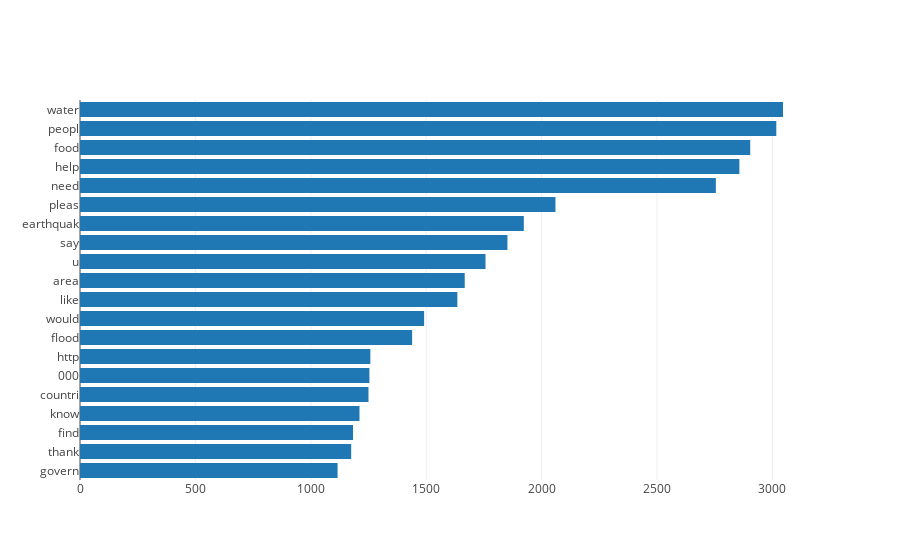

The notebook cell this image was saved under:
### Code cell
trace1 = go.Bar(
    y=counts_to_plot.index.tolist(),
    x=counts_to_plot.values.tolist(),
    name='Most frequent tokens',
    orientation='h'
)

data = [trace1]
layout = go.Layout(
)

fig = go.Figure(data=data, layout=layout)
iplot(fig)

### Figure 1 — Plotly figure (JSON) as saved in the notebook; plotly's stock layout.template omitted (floating-point values rounded to 4 significant figures)
{"data": [{"name": "Most frequent tokens", "orientation": "h", "type": "bar", "uid": "3bba79b4-edc7-11e8-b193-a45e60b95ee1", "x": [1116, 1175, 1183, 1211, 1250, 1254, 1258, 1439, 1491, 1635, 1667, 1757, 1852, 1923, 2060, 2755, 2857, 2904, 3017, 3046], "y": ["govern", "thank", "find", "know", "countri", "000", "http", "flood", "would", "like", "area", "u", "say", "earthquak", "pleas", "need", "help", "food", "peopl", "water"]}], "layout": {}}
